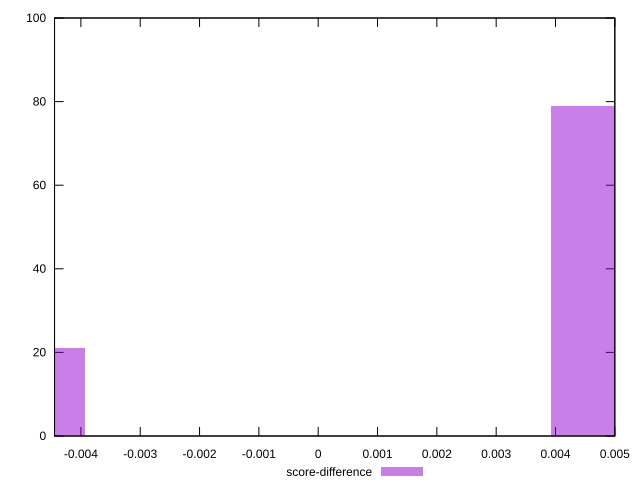

This figure's gnuplot source:
reset

$scoreDifference <<EOF
-0.007864100430794529 21
0.007864100430794529 79
EOF

set key outside below
set boxwidth 0.007864100430794529
set xrange [-0.004444444444444362:0.0050000000000000044]
set yrange [0:100]
set trange [0:100]
set style fill transparent solid 0.5 noborder
set terminal svg size 640, 490 enhanced background rgb 'white'
set output "reprap/uses-rel-preload/samples/pages+cached+noexternal+nofonts+nosvg+noimg/score-difference/histogram.svg"

plot $scoreDifference title "score-difference" with boxes

reset
